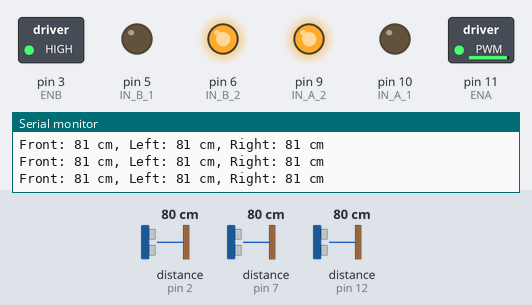
This sketch was run on a simulated Arduino Uno, built with avr-gcc and run on an emulated ATmega328P. Shown: switched loads named in the sketch (green lamp = pin HIGH), output pins drawn as LEDs (lit = HIGH), the last lines printed to the serial monitor. Dashed ring = blinking. Inputs (shaded band) come from the test bench; at power-on: distance to the obstacle (sensors on pin 2, pin 7, pin 12) 80 cm. The echo pulse lasts 58.3 µs per cm.

Above: at 1.3 s.
1.4 s: distance to the obstacle (sensor on pin 2) set to 23 cm
2.9 s: distance to the obstacle (sensor on pin 2) set to 19 cm
At 4.3 s:
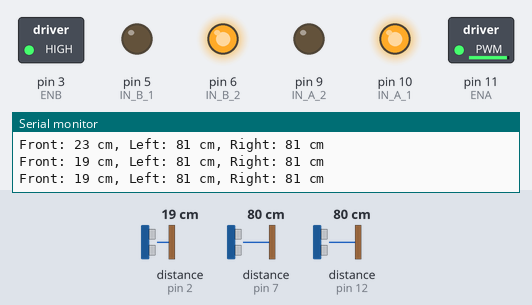
4.7 s: distance to the obstacle (sensor on pin 7) set to 23 cm
6.2 s: distance to the obstacle (sensor on pin 7) set to 19 cm
At 7.7 s:
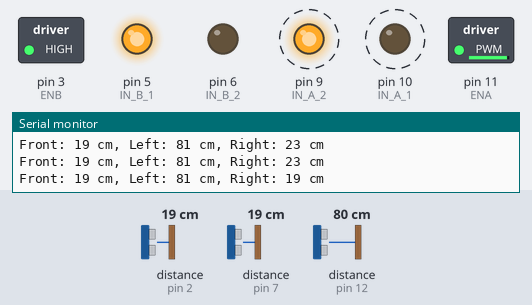
9.3 s: distance to the obstacle (sensor on pin 7) set to 35 cm
At 10.2 s:
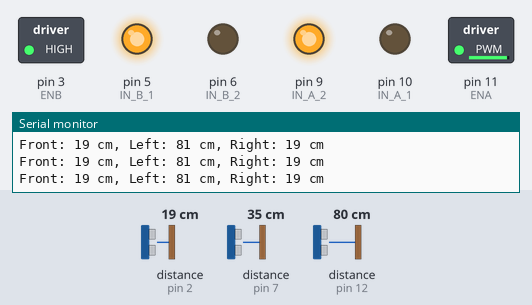
12.0 s: distance to the obstacle (sensor on pin 7) set to 2 cm
At 12.51 s:
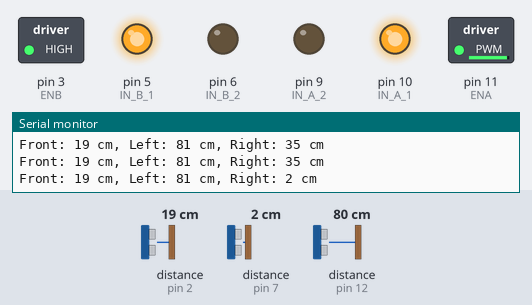
Timing chart, 0 to 16.1 s (numbered marks = the images above; inputs shaded):
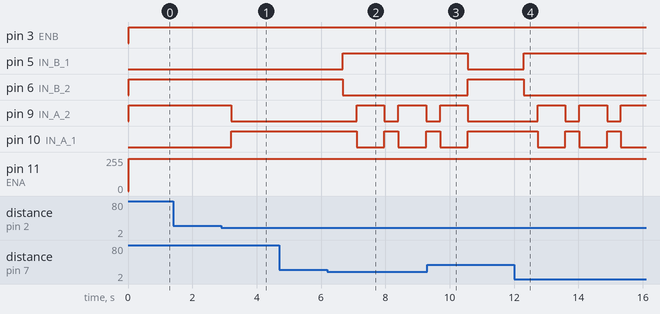

The sketch:

Point_A_to_B_GPT.ino
```cpp
#include <NewPing.h>  // Library for ultrasonic sensors

#define VA 242
#define VB 255
// Pin definitions
#define TRIGGER_PIN_FRONT 13  // Trigger pin for front sensor
#define ECHO_PIN_FRONT 2     // Echo pin for front sensor
#define TRIGGER_PIN_LEFT 13   // Trigger pin for left sensor
#define ECHO_PIN_LEFT 12      // Echo pin for left sensor
#define TRIGGER_PIN_RIGHT 13  // Trigger pin for right sensor
#define ECHO_PIN_RIGHT 7     // Echo pin for right sensor
#define ENA 11         // Motor A enable pin
#define IN_A_1 10        // Motor A input 1
#define IN_A_2 9        // Motor A input 2
#define ENB 3         // Motor B enable pin
#define IN_B_1 5         // Motor B input 3
#define IN_B_2 6         // Motor B input 4

// Robot dimensions
#define ROBOT_WIDTH 22.5       // Width of the robot in cm
#define ROBOT_LENGTH 30    // Length of the robot in cm

// Ultrasonic sensor objects
NewPing frontSensor(TRIGGER_PIN_FRONT, ECHO_PIN_FRONT, 500);  // Front sensor
NewPing leftSensor(TRIGGER_PIN_LEFT, ECHO_PIN_LEFT, 500);      // Left sensor
NewPing rightSensor(TRIGGER_PIN_RIGHT, ECHO_PIN_RIGHT, 500);   // Right sensor

float linearVelocity = 28.99 * 0.001;   // Linear velocity in cm/ms
float angularVelocity = 105.07 * 0.001; // Angular velocity in degrees/ms

// Define the coordinates of point A and point B
float pointA_x = 0.0;  // x-coordinate of point A
float pointA_y = 1.0;  // y-coordinate of point A
float pointB_x = 0.0;  // x-coordinate of point B
float pointB_y = 400.0;  // y-coordinate of point B


void backward(float distance=0) {
  analogWrite(ENA, VA);
  analogWrite(ENB, VB);

  digitalWrite(IN_A_1, HIGH);
  digitalWrite(IN_A_2, LOW);

  digitalWrite(IN_B_1, HIGH);
  digitalWrite(IN_B_2, LOW);

  if(distance!=0){
    delay(distance/linearVelocity);
  }
}

void forward(float distance = 0) {
  analogWrite(ENA, VA);
  analogWrite(ENB, VB);

  digitalWrite(IN_A_1, LOW);
  digitalWrite(IN_A_2, HIGH);

  digitalWrite(IN_B_1, LOW);
  digitalWrite(IN_B_2, HIGH);

  if (distance != 0) {
    delay(distance / linearVelocity);
  }
}

void right(float angle = 0) {
  analogWrite(ENA, VA);
  analogWrite(ENB, VB);

  digitalWrite(IN_A_1, HIGH);
  digitalWrite(IN_A_2, LOW);

  digitalWrite(IN_B_1, LOW);
  digitalWrite(IN_B_2, HIGH);

  if (angle != 0) {
    delay(angle / angularVelocity);
  }
}

void left(float angle = 0) {
  analogWrite(ENA, VA);
  analogWrite(ENB, VB);

  digitalWrite(IN_A_1, LOW);
  digitalWrite(IN_A_2, HIGH);

  digitalWrite(IN_B_1, HIGH);
  digitalWrite(IN_B_2, LOW);

  if (angle != 0) {
    delay(angle / angularVelocity);
  }
}

void stationary() {
  digitalWrite(ENA, LOW);
  digitalWrite(ENB, LOW);
}

void setup() {
  // Initialize serial communication
  Serial.begin(9600);

  pinMode(ENA, OUTPUT);
  pinMode(ENB, OUTPUT);

  pinMode(IN_A_1, OUTPUT);
  pinMode(IN_A_2, OUTPUT);

  pinMode(IN_B_1, OUTPUT);
  pinMode(IN_B_2, OUTPUT);
}
float currentHeading = atan2(pointA_y, pointA_x);

float calculateDistance(float x1, float y1, float x2, float y2) {
  return sqrt(pow((x2 - x1), 2) + pow((y2 - y1), 2));
}

float calculateDesiredHeading(float x1, float y1, float x2, float y2) {
  return atan2(y2 - y1, x2 - x1);
}

void navigateToDestination(float destinationX, float destinationY) {
  // Calculate the distance to the destination
  float distanceToDestination = calculateDistance(pointA_x, pointA_y, destinationX, destinationY);
  if(distanceToDestination<=5){
    stationary();
    return;
  }
    // Move forward towards the destination
    forward(15);
    pointA_x += 15*cos(currentHeading);
    pointA_y += 15*sin(currentHeading);

  // Calculate the desired heading to the destination
  float desiredHeading = calculateDesiredHeading(pointA_x, pointA_y, destinationX, destinationY);

  // Calculate the angle difference between the current heading and the desired heading
  float angleDifference = desiredHeading - currentHeading;

  // Normalize the angle difference to be within the range of -pi to pi
  if (angleDifference > PI) {
    angleDifference -= 2 * PI;
  } else if (angleDifference < -PI) {
    angleDifference += 2 * PI;
  }

  // Adjust the robot's heading based on the angle difference
  if (abs(angleDifference) > 1) {
    // If the angle difference is significant, perform a rotation
    if (angleDifference > 0) {
      // Rotate clockwise
      left(abs(angleDifference));
      currentHeading += abs(angleDifference);
    } else {
      // Rotate counterclockwise
      right(abs(angleDifference));
      currentHeading -= abs(angleDifference);
    }
  }
}

void loop() {
  // Read distance from front sensor
  int frontDistance = frontSensor.ping_cm();

  // Read distances from left and right sensors
  int leftDistance = leftSensor.ping_cm();
  int rightDistance = rightSensor.ping_cm();

  // Print sensor readings
  Serial.print("Front: ");
  Serial.print(frontDistance);
  Serial.print(" cm, Left: ");
  Serial.print(leftDistance);
  Serial.print(" cm, Right: ");
  Serial.print(rightDistance);
  Serial.println(" cm");

  // Obstacle detection and avoidance logic
  if (frontDistance > 0 && frontDistance <= 20) {
    if (rightDistance > 0 && rightDistance <= 20) {
      // If obstacles are detected in both front and right, move backward and turn left
      backward(12.5);
      pointA_x -= 12.5 * cos(currentHeading);
      pointA_y -= 12.5 * sin(currentHeading);
      left(90);
      currentHeading+=PI/2;
    } else {
      // If only an obstacle is detected in front, turn right
      right(90);
      currentHeading-=PI/2;
    }
  } else if (rightDistance > 0 && rightDistance <= 20) {
    // If only an obstacle is detected on the right, turn left
      left(90);
      currentHeading+=PI/2;
  } else if (leftDistance > 0 && leftDistance <= 20) {
    // If an obstacle is detected on the left, turn right
    right(90);
    currentHeading-=PI/2;
  }
  else{
    while(true){
      if (currentHeading > PI) {
        currentHeading -= 2 * PI;
      } else if (currentHeading < -PI) {
        currentHeading += 2 * PI;
      }
      else{
        break;
      }
    }
    navigateToDestination(pointB_x,pointB_y);
  }
}
```

Measured:
- the behaviour switches between 21 and 20 cm on distance to the obstacle (sensor on pin 2) (found by bisection; images 0 and 1)
- the behaviour switches between 21 and 20 cm on distance to the obstacle (sensor on pin 7) (found by bisection; images 1 and 2)
- after the input at 2.9 s, pin 9 (IN_A_2): HIGH → LOW after 0.31 s; pin 10 (IN_A_1): LOW → HIGH after 0.31 s
- after the input at 6.2 s, pin 5 (IN_B_1): LOW → HIGH after 0.47 s; pin 6 (IN_B_2): HIGH → LOW after 0.47 s; pin 9 (IN_A_2): alternates HIGH for 0.87 s and LOW for 0.43 s, starting after 0.91 s; pin 10 (IN_A_1): alternates HIGH for 0.43 s and LOW for 0.87 s, starting after 0.91 s
- after the input at 9.3 s, pin 5 (IN_B_1): HIGH → LOW after 1.3 s; pin 6 (IN_B_2): LOW → HIGH after 1.3 s; pin 9 (IN_A_2): goes on until 10.6 s, then stays LOW; pin 10 (IN_A_1): goes on until 10.6 s, then stays HIGH
- after the input at 12.0 s, pin 5 (IN_B_1): LOW → HIGH after 0.30 s; pin 6 (IN_B_2): HIGH → LOW after 0.30 s; pin 9 (IN_A_2): alternates HIGH for 0.86 s and LOW for 0.43 s, starting after 0.73 s; pin 10 (IN_A_1): alternates HIGH for 0.43 s and LOW for 0.86 s, starting after 0.73 s
